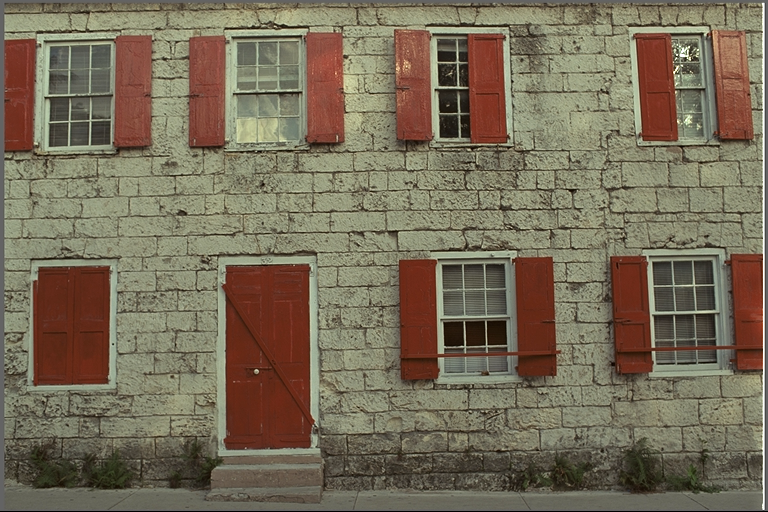
#> input picture validation/images/kodim01.png, 768 x 512 px, found by its file name; its folder holds 4 pictures in this run
$ python verify_localization.py
#> lines starting #> are read from the running program, lines starting #| are printed output that depends on the picture; pictures that were not available may be replaced by others from this repository, and a replacement may not be noted
### error_map/evaluate.py
"""差异评价: 多指标融合误差图 (方向 B 改进).

融合指标 (经人工标注验证, 5/6 漏检框召回):
  ① SSIM 损失     — 结构/细节质量 (低频抑制 σ=24)
  ② 像素差        — 亮度绝对差异 (低频抑制 σ=24)
  ③ 局部 std 损失  — 纹理能量损失 (7x7 窗口)
  ④ 梯度损失       — 边缘/高频能量损失
各指标 p1-p99 归一化后加权求和 → 平滑 → 阈值/形态学/连通域过滤.
"""
from __future__ import annotations

import numpy as np
from PIL import Image
from scipy.ndimage import gaussian_filter, uniform_filter
from skimage.filters import sobel_h, sobel_v
from skimage.metrics import structural_similarity
from skimage.morphology import binary_closing, binary_opening, disk, remove_small_objects


def rgb_to_luma(img: np.ndarray) -> np.ndarray:
    """BT.601 亮度: Y = 0.299R + 0.587G + 0.114B."""
    f = np.asarray(img).astype(np.float64)
    return 0.299 * f[..., 0] + 0.587 * f[..., 1] + 0.114 * f[..., 2]


def _lowfreq_suppress(x, sigma: float = 24.0) -> np.ndarray:
    """减去低频包络, 只留细节/中频误差 (去掉大尺度扰动残差)."""
    return np.clip(x - gaussian_filter(x, sigma), 0.0, None)


def _norm01(x: np.ndarray) -> np.ndarray:
    """p1-p99 min-max 归一化到 [0,1] (鲁棒, 不受极端值影响)."""
    lo, hi = np.percentile(x, 1), np.percentile(x, 99)
    return np.clip((x - lo) / (hi - lo + 1e-12), 0.0, 1.0)


def _local_std(img, win: int = 7) -> np.ndarray:
    """局部标准差 (纹理/细节能量)."""
    s = uniform_filter(img, win)
    s2 = uniform_filter(img * img, win)
    return np.sqrt(np.clip(s2 - s * s, 0.0, None))


def compute_error_map_fused(ref, deg, lowfreq_sigma: float = 24.0,
                            smooth_sigma: float = 1.5,
                            weights=None) -> np.ndarray:
    """多指标融合 soft 误差图 (方向 B).

    四个指标各自低频抑制/取损失后归一化, 加权求和, 高斯平滑.
    默认权重 ssim:px:std:grad = 1:2:1:1 (经 6 个漏检标注验证, 全召回).

    ref/deg: uint8 RGB。返回 float64 (H,W), 值越大差异越显著.
    """
    if weights is None:
        weights = {"ssim": 1.0, "px": 2.0, "std": 1.0, "grad": 1.0}
    y_ref, y_deg = rgb_to_luma(ref), rgb_to_luma(deg)

    # ① SSIM 损失
    _, ssim_map = structural_similarity(
        y_ref, y_deg, win_size=11, gaussian_weights=True,
        sigma=1.5, data_range=255.0, full=True,
    )
    m_ssim = _lowfreq_suppress(np.clip(1.0 - ssim_map, 0.0, None), lowfreq_sigma)

    # ② 像素差 (亮度)
    d = np.abs(deg.astype(np.float64) - ref.astype(np.float64)).mean(axis=2)
    m_px = _lowfreq_suppress(d, lowfreq_sigma)

    # ③ 局部 std 损失 (纹理能量损失)
    m_std = np.clip(_local_std(y_ref) - _local_std(y_deg), 0.0, None)

    # ④ 梯度损失 (边缘能量损失)
    g_ref = np.hypot(sobel_h(y_ref), sobel_v(y_ref))
    g_deg = np.hypot(sobel_h(y_deg), sobel_v(y_deg))
    m_grad = np.clip(g_ref - g_deg, 0.0, None)

    # 加权融合
    fused = (weights["ssim"] * _norm01(m_ssim) + weights["px"] * _norm01(m_px)
             + weights["std"] * _norm01(m_std) + weights["grad"] * _norm01(m_grad))
    return gaussian_filter(fused, smooth_sigma)


# [53 lines left out: functions error_map_to_mask, build_error_map_and_mask, _jet_lut, _error_map_to_jet, not called in this run]


def save_error_map_visualization(err, path) -> None:
    """soft errormap 存为 jet 伪彩 PNG (按 p99.5 归一化)."""
    Image.fromarray(_error_map_to_jet(err)).save(path)


# [19 lines left out: functions save_error_map_blend, save_overlay, not called in this run]

### validation/verify_localization.py
"""errormap 定位特性分析 (fused 算法).

地面真值 GT = 1 - SSIM_map(original, compressed)  (纯压缩退化的位置, 无扰动无对齐)
比较:
  r1 = corr(GT, errormap)         fused 误差图与纯压缩 SSIM 退化的相关性 (参考)
  r2 = corr(GT, 1-ssim(aligned))  对齐后 SSIM 损失与 GT 的相关性 (基线)
  r3 = corr(GT, edge)             边缘密度与 GT 的相关性
  r4 = corr(GT, 像素差)            像素差与 GT 的相关性

注: fused 融合像素差/纹理/梯度等多指标, 与纯 SSIM GT 的相关性低是预期行为;
    定位能力的主验证是人工标注召回 (check_recall.py, 5/6), 本脚本仅作特性分析.
"""
import sys
from pathlib import Path

sys.path.insert(0, str(Path(__file__).resolve().parent.parent))

import numpy as np
from PIL import Image
from scipy.ndimage import gaussian_filter
from skimage.filters import sobel
from skimage.metrics import structural_similarity

from error_map.evaluate import compute_error_map_fused, rgb_to_luma

NAMES = ["kodim01", "kodim05", "kodim08", "kodim12", "kodim23"]
RUNS = Path("validation") / "runs"
IMAGES = Path("validation") / "images"


def corr(a, b):
    a, b = a.ravel().astype(np.float64), b.ravel().astype(np.float64)
    if a.std() < 1e-9 or b.std() < 1e-9:
        return float("nan")
    return float(np.corrcoef(a, b)[0, 1])


def main():
    print(f"{'img':<8}{'r(GT,errormap)':>16}{'r(GT,1-ssim)':>15}{'r(GT,edge)':>12}{'r(GT,aligned)':>14}")
    print("-" * 70)
    for n in NAMES:
        orig = np.asarray(Image.open(IMAGES / f"{n}.png").convert("RGB"))
#> orig is the input picture: shape (512, 768, 3); mean R, G, B 119.8, 108.7, 88.4
        comp = np.asarray(Image.open(RUNS / n / "compressed.jpg").convert("RGB"))
        algn = np.asarray(Image.open(RUNS / n / "aligned.png").convert("RGB"))
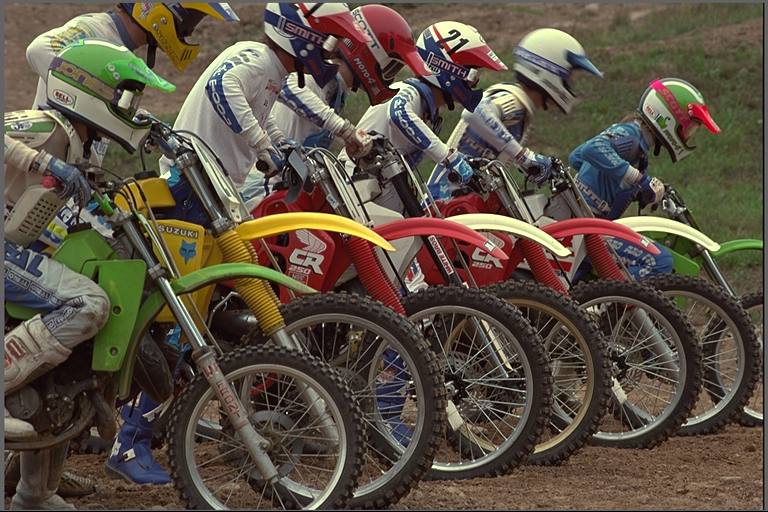
#> input picture validation/images/kodim05.png, 768 x 512 px, given in place of aligned.png, which was not available
#> algn is the input picture: shape (512, 768, 3); mean R, G, B 91.5, 81, 67.5

        y_o, y_c, y_a = rgb_to_luma(orig), rgb_to_luma(comp), rgb_to_luma(algn)

        # 地面真值: 纯压缩的 SSIM 损失
        _, ssim_map = structural_similarity(y_o, y_c, win_size=11, gaussian_weights=True,
                                            sigma=1.5, data_range=255.0, full=True)
#> ssim_map: shape (512, 768) float64; every value is 1
        gt = np.clip(1.0 - ssim_map, 0.0, None)
#> gt: shape (512, 768) float64; every value is 0

        # errormap (经扰动+对齐+评价全流程, 与生产一致的融合算法)
        err = compute_error_map_fused(orig, algn)
#> in compute_error_map_fused, `d = np.abs(deg.astype(np.float64) - ref.astype(np.float64)).mean(axis=2)`:
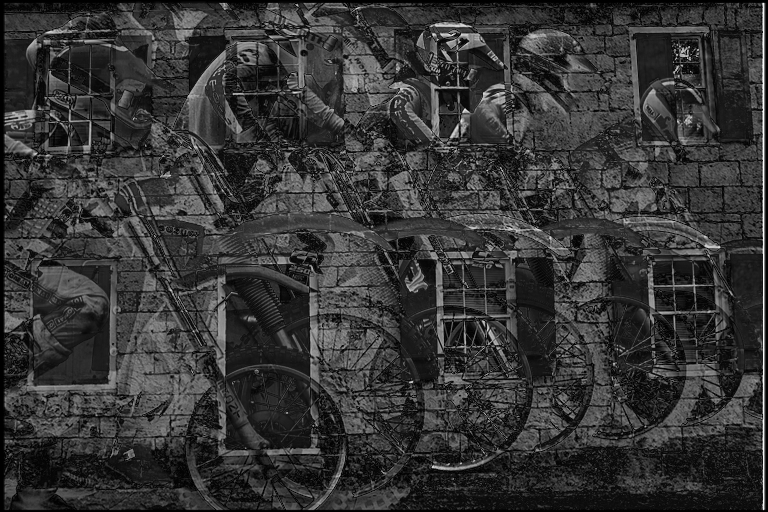
#> d: shape (512, 768) float64; min 0, max 254.7, mean 53.6
#> call 2 of _local_std, with win = 7
#> in _local_std (call 2), `s = uniform_filter(img, win)`:
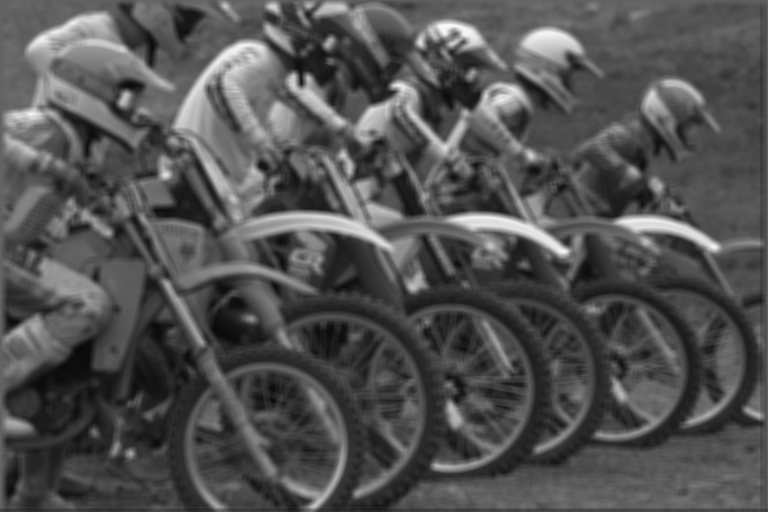
#> s: shape (512, 768) float64; min 10.62, max 249.3, mean 82.6
#> in _norm01, `lo, hi = np.percentile(x, 1), np.percentile(x, 99)`: lo = 0; hi = 0.55
#> in _norm01 (call 2), `lo, hi = np.percentile(x, 1), np.percentile(x, 99)`: hi = 91.07
#> in _norm01 (call 2), `return np.clip((x - lo) / (hi - lo + 1e-12), 0.0, 1.0)`:
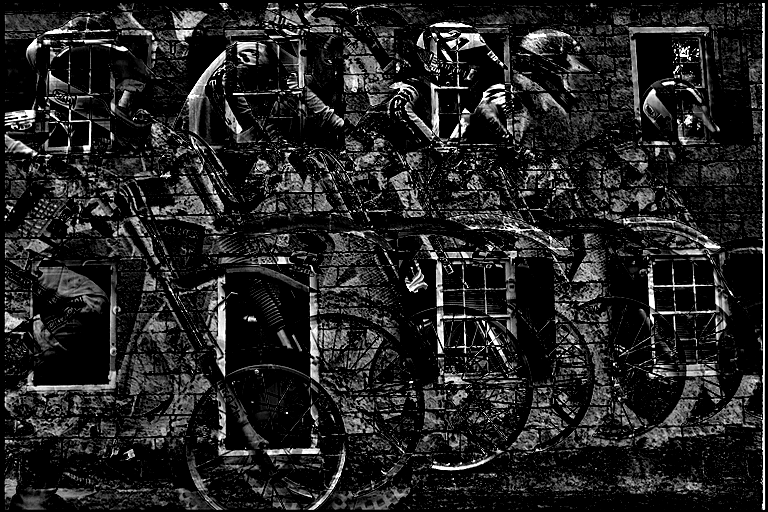
#> returned value: shape (512, 768) float64; min 0, max 1, mean 0.139
#> in _norm01 (call 3), `lo, hi = np.percentile(x, 1), np.percentile(x, 99)`: hi = 43.56
#> in _norm01 (call 3), `return np.clip((x - lo) / (hi - lo + 1e-12), 0.0, 1.0)`:
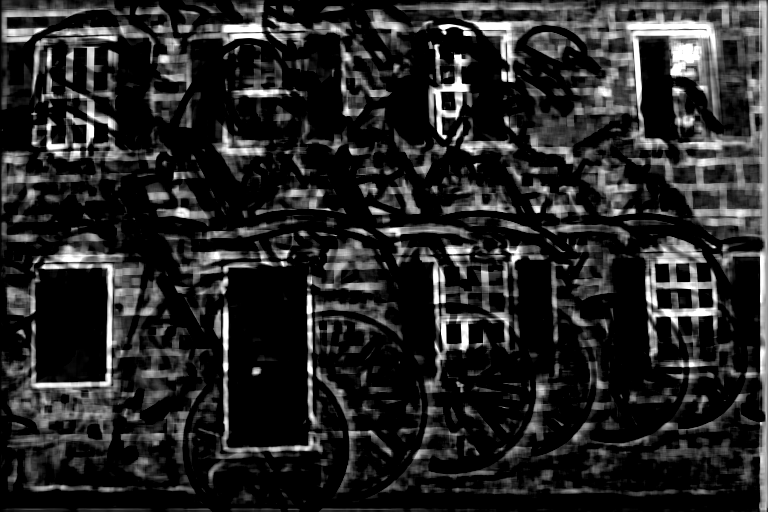
#> returned value: shape (512, 768) float64; min 0, max 1, mean 0.151

        # 原始 1-ssim (对齐后, 未乘边缘先验)
        _, ssim_a = structural_similarity(y_o, y_a, win_size=11, gaussian_weights=True,
                                          sigma=1.5, data_range=255.0, full=True)
        err_raw = np.clip(1.0 - ssim_a, 0.0, None)
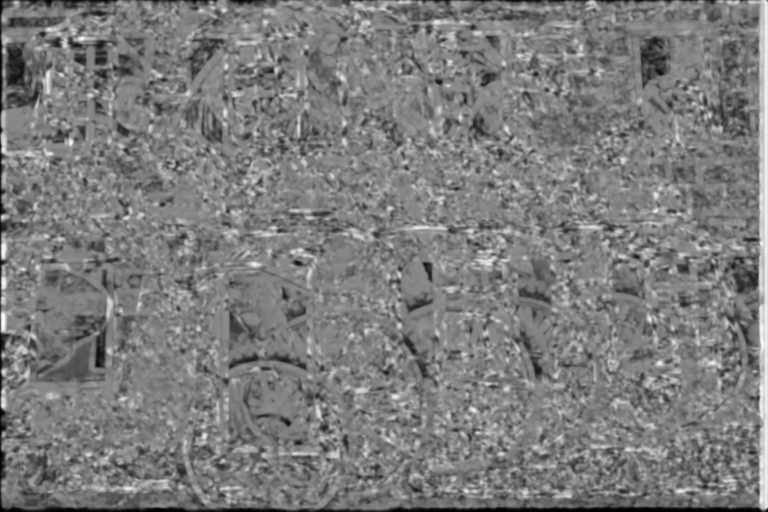
#> err_raw: shape (512, 768) float64; min 0.000299, max 1.84, mean 0.899; drawn with min black and max white

        # 边缘先验
        edge = sobel(y_o)
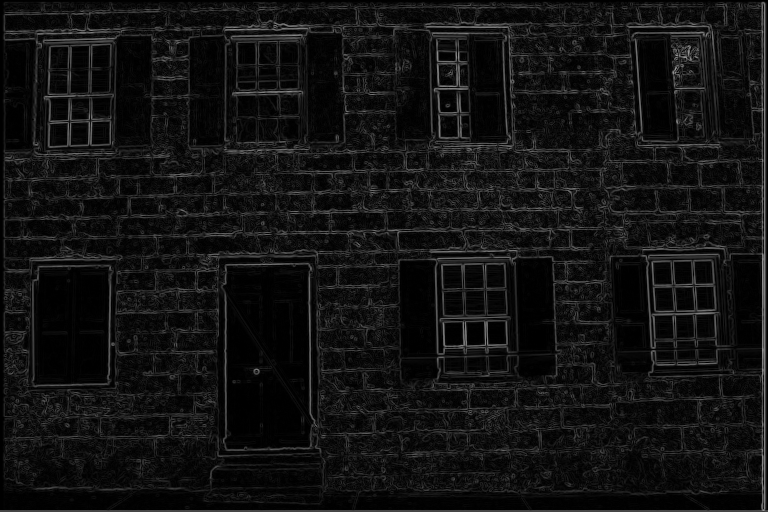
#> edge: shape (512, 768) float64; min 0, max 155, mean 18.3
        edge = (edge - edge.min()) / (edge.max() - edge.min() + 1e-12)

        r1 = corr(gt, err)
#> r1 = nan
        r2 = corr(gt, err_raw)
#> r2 = nan
        r3 = corr(gt, edge)
#> r3 = nan
        r4 = corr(gt, np.abs(algn.astype(float) - orig.astype(float)).mean(axis=2))
#> r4 = nan
        print(f"{n:<8}{r1:>16.3f}{r2:>15.3f}{r3:>12.3f}{r4:>14.3f}")
#| kodim01              nan            nan         nan           nan

    print()
    print("解读: fused 与纯压缩 SSIM GT 相关性低是预期 (融合多指标);")
    print("      定位能力主验证见 check_recall.py (人工标注召回 5/6).")


if __name__ == "__main__":
#> (the run stopped early here; a loop or call above may not have finished)
